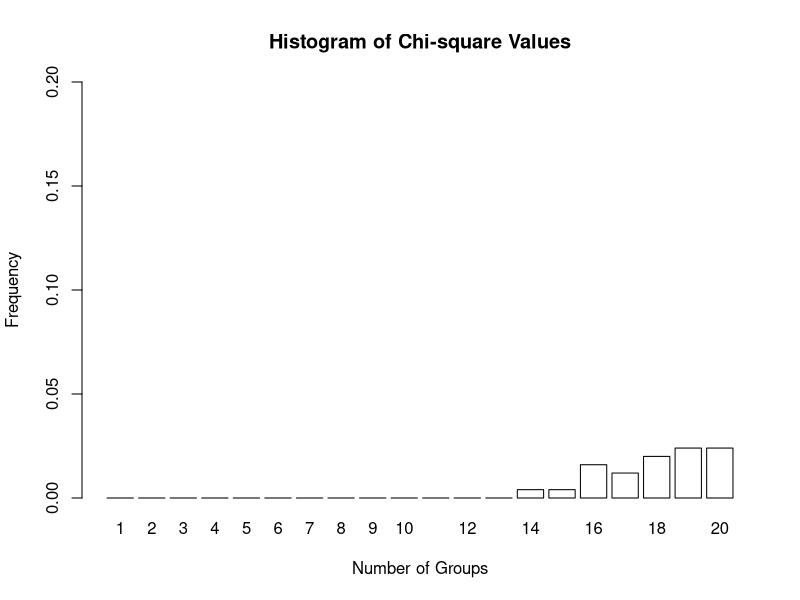
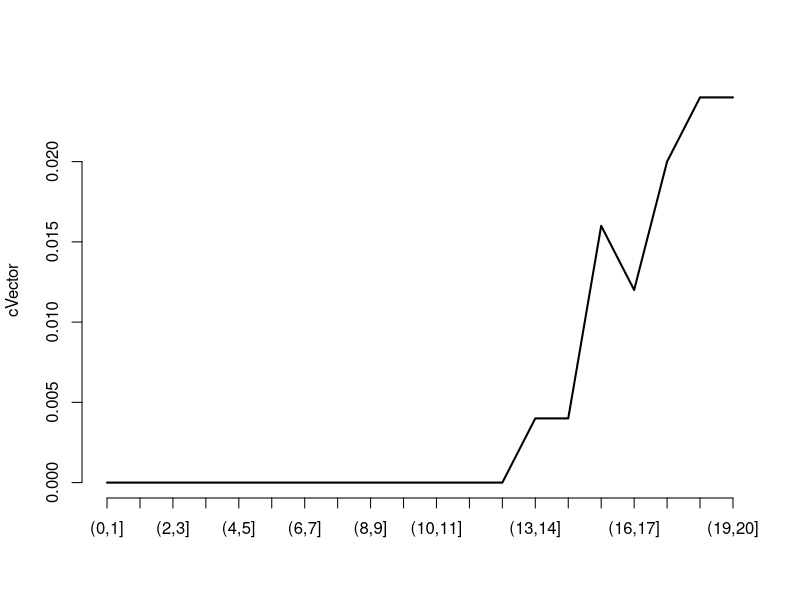

Write the R code that produced these figures, in order.
# CHISQUARE program - Chapter 6

# Change popMean to the desired population mean
# Change popStdDev to the desired population standard deviation
# Change sampleSize to any number between 1 and 30
# Change replicationSize to the desired number of replications used 

chap06 <- function() {
	popMean <- 10
	popStdDev <- 4
	sampleSize <- 30
	replicationSize <- 250
	
	
	cData <- NULL
	for (i in 1:replicationSize) {
		sampleData <- rnorm(sampleSize,popMean,popStdDev)
		cData <- cbind(cData,(sum((sampleData-mean(sampleData))^2)/(popStdDev^2)))
	}
	
	normSeq <- seq(0,20,1)
	dataRange <- round(max(cData)-min(cData),digits=1)
	intervalSeq <- paste("(",format(normSeq[1:(length(normSeq)-1)],nsmall=1),",",format(normSeq[2:length(normSeq)],nsmall=1),")",sep="")
	cVector <- table(cut(cData,normSeq),exclude=NA)/replicationSize
	outputMatrix <- matrix(cbind(intervalSeq,format(cVector,nsmall=3)),length(normSeq)-1,2)
	dimnames(outputMatrix) <- list(rep("",length(normSeq)-1),c("Interval   ","Rel Freq"))
	highGroup <- 1
	for (i in 1:length(cVector)) {
		if (cVector[i] > cVector[highGroup]) {
			invisible(highGroup <- i)
		}
	}
	Mode <- highGroup
	barplot(cVector,xlab="Number of Groups",ylab="Frequency",ylim=c(0, .20),col="white",main="Histogram of Chi-square Values",names=as.character(1:length(cVector)))
	plot(cVector,type="l")	
options(length=10000)
	cat("\n\n")
	cat("\n","Pop. Mean =",popMean,"\n","Pop. SD =",popStdDev,"\n","Sample Size =",sampleSize,"\n","N Replications =",replicationSize,"\n")
      cat("\n")
      print(outputMatrix,quote=F)
	cat("\n\nModal Group =",Mode,"  \tRange of chi-square values =",dataRange)
      cat("\n")


	}


chap06()